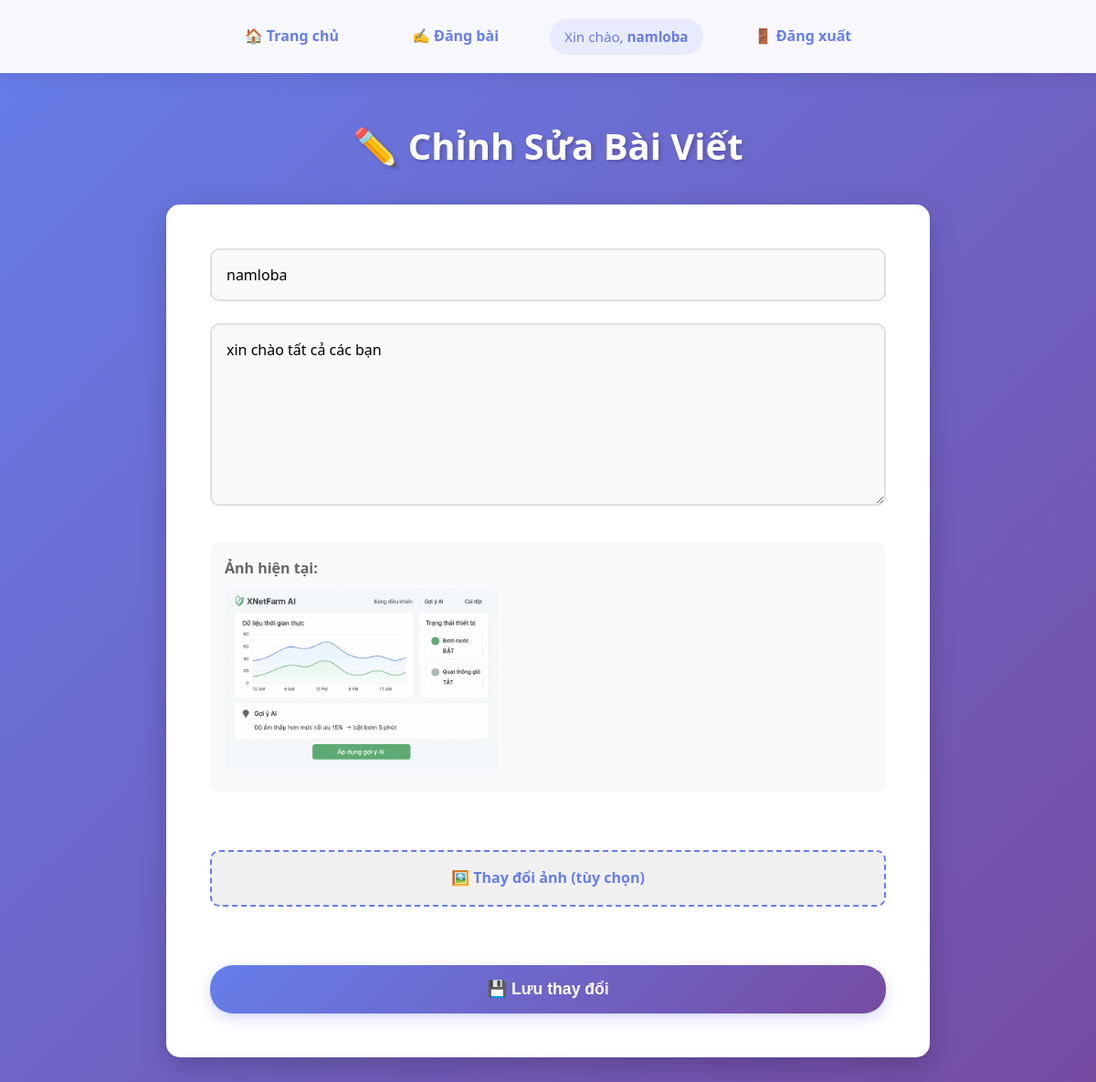
/edit/1 (signed in), run on the app's committed database.
### tables this page shows
CREATE TABLE posts(
        id INTEGER PRIMARY KEY AUTOINCREMENT, 
        title TEXT, 
        content TEXT, 
        author_id INTEGER,
        image_path TEXT,
        created_at TIMESTAMP DEFAULT CURRENT_TIMESTAMP,
        FOREIGN KEY(author_id) REFERENCES users(id)
    );

### app.py (the view, shortened to what this page needs)
@app.route("/edit/<id>", methods=["GET", "POST"])
@login_required
def edit_post(id):
    db = get_db()
    post = db.execute("SELECT * FROM posts WHERE id=?", (id,)).fetchone()
    if post['author_id'] != session['user_id'] and session.get('role') != 'admin':
        return "Unauthorized!", 403
    return render_template("edit_post.html", post=post)

### app.py (called while the page is built)
def get_db():
    conn = sqlite3.connect("database.db")
    conn.row_factory = sqlite3.Row
    return conn

def login_required(f):
    @wraps(f)
    def decorated_function(*args, **kwargs):
        if 'user_id' not in session:
            return redirect('/login')
        return f(*args, **kwargs)
    return decorated_function

### templates/edit_post.html (shortened to what this page needs)
{% extends "base.html" %}
{% block content %}
<h2>✏️ Chỉnh Sửa Bài Viết</h2>
<div class="form-container">
    <form method="POST" enctype="multipart/form-data">
        <input name="title" value="{{ post.title }}" placeholder="📌 Tiêu đề bài viết" required>
        <textarea name="content" placeholder="✨ Nội dung bài viết..." required>{{ post.content }}</textarea>
        {% if post.image_path %}
        <div class="current-image">
            <p>Ảnh hiện tại:</p>
            <img src="/static/{{ post.image_path }}" alt="Current image" style="max-width: 300px; border-radius: 8px;">
        </div>
        {% endif %}
        <div class="file-upload-wrapper">
            <label for="image" class="file-upload-label">
                🖼️ Thay đổi ảnh (tùy chọn)
            </label>
        </div>
        <button type="submit">💾 Lưu thay đổi</button>
    </form>
</div>
{% endblock %}

### templates/base.html (shortened to what this page needs)
<!DOCTYPE html>
<html>
<head>
    <link rel="stylesheet" href="/static/css/style.css">
</head>
<body>
<nav>
    <a href="/">🏠 Trang chủ</a>
    {% if session.get("user") %}
        <a href="/create">✍️ Đăng bài</a>
        <span class="user-info">
            Xin chào, <strong>{{ session.get("user") }}</strong>
        </span>
        <a href="/logout">🚪 Đăng xuất</a>
    {% else %}
        <a href="/login">🔐 Đăng nhập</a>
        <a href="/register">📝 Đăng ký</a>
    {% endif %}
</nav>
<div class="container">{% block content %}{% endblock %}</div>
</body>
</html>

### static/css/style.css (style rules this page uses)
* { margin: 0; padding: 0; box-sizing: border-box; }
body { font-family: 'Segoe UI', Tahoma, Geneva, Verdana, sans-serif; background: linear-gradient(135deg, #667eea 0%, #764ba2 100%); min-height: 100vh; color: #333; line-height: 1.6; }
nav { background: rgba(255, 255, 255, 0.95); backdrop-filter: blur(10px); padding: 1.2rem 2rem; box-shadow: 0 2px 20px rgba(0, 0, 0, 0.1); display: flex; justify-content: center; align-items: center; gap: 2rem; position: sticky; top: 0; z-index: 1000; }
nav a { text-decoration: none; color: #667eea; font-weight: 600; font-size: 1rem; padding: 0.5rem 1.5rem; border-radius: 25px; transition: all 0.3s ease; position: relative; }
.container { max-width: 900px; margin: 3rem auto; padding: 0 2rem; }
h2 { color: white; font-size: 2.5rem; margin-bottom: 2rem; text-align: center; text-shadow: 2px 2px 4px rgba(0, 0, 0, 0.2); font-weight: 700; }
.form-container { background: white; border-radius: 15px; padding: 3rem; box-shadow: 0 10px 30px rgba(0, 0, 0, 0.2); animation: fadeIn 0.5s ease; }
form { display: flex; flex-direction: column; gap: 1.5rem; }
input, textarea { width: 100%; padding: 1rem; border: 2px solid #e0e0e0; border-radius: 10px; font-size: 1rem; font-family: inherit; transition: all 0.3s ease; background: #f9f9f9; }
textarea { min-height: 200px; resize: vertical; }
input::placeholder, textarea::placeholder { color: #999; }
button { background: linear-gradient(135deg, #667eea 0%, #764ba2 100%); color: white; padding: 1rem 2.5rem; border: none; border-radius: 25px; font-size: 1.1rem; font-weight: 600; cursor: pointer; transition: all 0.3s ease; box-shadow: 0 5px 15px rgba(102, 126, 234, 0.3); }
.user-info { color: #667eea; font-size: 0.95rem; padding: 0.5rem 1rem; background: rgba(102, 126, 234, 0.1); border-radius: 20px; }
.file-upload-wrapper { margin: 1.5rem 0; }
.file-upload-label { display: block; padding: 1rem; background: #f0f0f0; border: 2px dashed #667eea; border-radius: 10px; text-align: center; cursor: pointer; transition: all 0.3s ease; font-weight: 600; color: #667eea; }
.current-image { margin: 1rem 0; padding: 1rem; background: #f9f9f9; border-radius: 10px; }
.current-image p { margin-bottom: 0.5rem; font-weight: 600; color: #666; }

### data on the page
posts: get "namloba", title "namloba", content "xin chào tất cả các bạn", image_path (picture)
